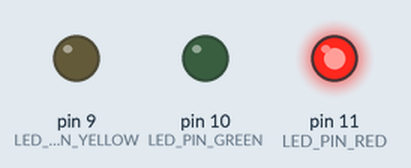
Recording of a sketch running on a simulated Arduino Uno, built with avr-gcc and run on an emulated ATmega328P. Shown: output pins drawn as LEDs (lit = HIGH).

Above: at 1.5 s.
At 4.5 s:
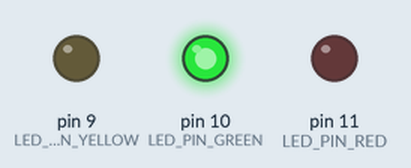
At 6.5 s:
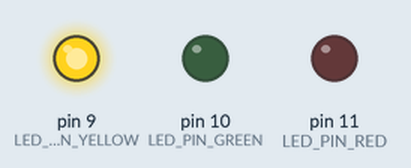
Timing chart, 0 to 9.1 s (numbered marks = the images above):
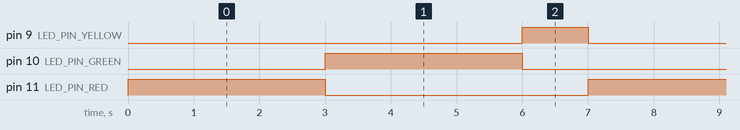

The sketch:

sketch_3_led.ino
```cpp
#define LED_PIN_RED 11
#define LED_PIN_YELLOW 9
#define LED_PIN_GREEN 10

void setup() {
  pinMode(LED_PIN_RED,OUTPUT);
  pinMode(LED_PIN_YELLOW,OUTPUT);
  pinMode(LED_PIN_GREEN,OUTPUT);

}

void turnOffAll(){
  digitalWrite(LED_PIN_RED,LOW);
  digitalWrite(LED_PIN_GREEN,LOW);
  digitalWrite(LED_PIN_YELLOW,LOW);
}

void loop() {
  turnOffAll();

  digitalWrite(LED_PIN_RED,HIGH);
  delay(3000);

  turnOffAll();
  digitalWrite(LED_PIN_GREEN,HIGH);
  delay(3000);

  turnOffAll();
  digitalWrite(LED_PIN_YELLOW,HIGH);
  delay(1000);

}
```

Measured:
- by itself, pin 9 (LED_PIN_YELLOW): alternates HIGH for 1.0 s and LOW for 6.0 s
- by itself, pin 10 (LED_PIN_GREEN), pin 11 (LED_PIN_RED): alternates HIGH for 3.0 s and LOW for 4.0 s
- by itself, everything shown: repeats every 7.0 s, in 3 steps
